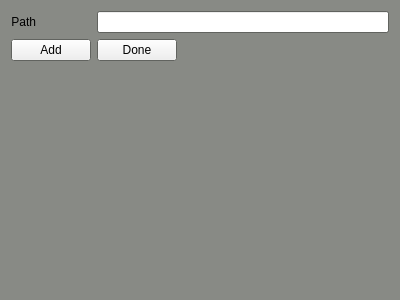
<?xml version="1.0" encoding="UTF-8"?>
<ui version="4.0">
 <class>importClass</class>
 <widget class="QWidget" name="importClass">
  <property name="geometry">
   <rect>
    <x>0</x>
    <y>0</y>
    <width>400</width>
    <height>300</height>
   </rect>
  </property>
  <property name="palette">
   <palette>
    <active>
     <colorrole role="Base">
      <brush brushstyle="SolidPattern">
       <color alpha="255">
        <red>255</red>
        <green>255</green>
        <blue>255</blue>
       </color>
      </brush>
     </colorrole>
     <colorrole role="Window">
      <brush brushstyle="SolidPattern">
       <color alpha="255">
        <red>136</red>
        <green>138</green>
        <blue>133</blue>
       </color>
      </brush>
     </colorrole>
    </active>
    <inactive>
     <colorrole role="Base">
      <brush brushstyle="SolidPattern">
       <color alpha="255">
        <red>255</red>
        <green>255</green>
        <blue>255</blue>
       </color>
      </brush>
     </colorrole>
     <colorrole role="Window">
      <brush brushstyle="SolidPattern">
       <color alpha="255">
        <red>136</red>
        <green>138</green>
        <blue>133</blue>
       </color>
      </brush>
     </colorrole>
    </inactive>
    <disabled>
     <colorrole role="Base">
      <brush brushstyle="SolidPattern">
       <color alpha="255">
        <red>136</red>
        <green>138</green>
        <blue>133</blue>
       </color>
      </brush>
     </colorrole>
     <colorrole role="Window">
      <brush brushstyle="SolidPattern">
       <color alpha="255">
        <red>136</red>
        <green>138</green>
        <blue>133</blue>
       </color>
      </brush>
     </colorrole>
    </disabled>
   </palette>
  </property>
  <property name="windowTitle">
   <string>Form</string>
  </property>
  <layout class="QFormLayout" name="formLayout">
   <item row="1" column="1">
    <widget class="QLineEdit" name="lineEdit"/>
   </item>
   <item row="1" column="0">
    <widget class="QLabel" name="label">
     <property name="layoutDirection">
      <enum>Qt::RightToLeft</enum>
     </property>
     <property name="text">
      <string>Path</string>
     </property>
     <property name="alignment">
      <set>Qt::AlignRight|Qt::AlignTrailing|Qt::AlignVCenter</set>
     </property>
    </widget>
   </item>
   <item row="2" column="1">
    <widget class="QPushButton" name="pushButton_2">
     <property name="sizePolicy">
      <sizepolicy hsizetype="Maximum" vsizetype="Fixed">
       <horstretch>0</horstretch>
       <verstretch>0</verstretch>
      </sizepolicy>
     </property>
     <property name="text">
      <string>Done</string>
     </property>
    </widget>
   </item>
   <item row="2" column="0">
    <widget class="QPushButton" name="pushButton">
     <property name="text">
      <string>Add</string>
     </property>
    </widget>
   </item>
  </layout>
 </widget>
 <resources/>
 <connections/>
</ui>
